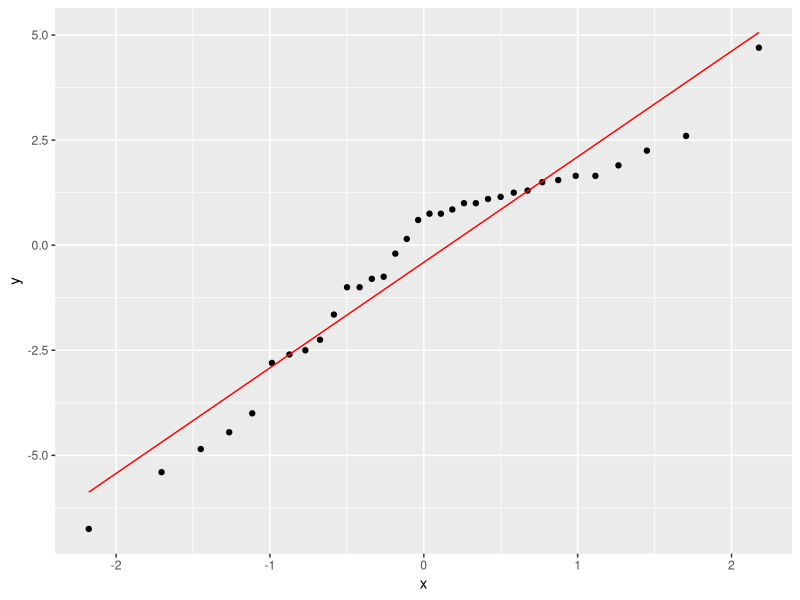

The R source for this figure: (Note: this script raises an error after producing the figure.)
## ---- chunk 1
library(tidyverse); library(knitr); library(ggplot2); library(kableExtra); library(readxl); library(dplyr); library(flextable); library(pbkrtest); library(broom)
Resultatskjema <- read_excel("Gjeldene_analyser/Resultatskjema.xlsx", na = "NA")
Resultatskjema.ITT <- read_excel("Gjeldene_analyser/Resultatskjema_ITT.xlsx", na = "NA")

# analyse intention to treat
itt.wc <- Resultatskjema.ITT %>%
  select(id, group, sex, age, time, wc) %>%
  mutate(time = factor(time, levels = c("pre", "post"),
                       labels = c("Pre", "Post")),
         group = factor(group, levels = c("fls", "kon"),
                        labels = c("Intervensjon", "Kontroll"))) %>% 
  pivot_wider(names_from = time,
              values_from = wc) %>%
  mutate(change.wc.itt = Post - Pre) %>%
  mutate(change.wc.itt.pros = ((Post - Pre) / Pre) * 100) %>%
  group_by(group) %>%
  print()

# sjekker normalfordelingen 
ggplot(itt.wc, aes(sample = change.wc.itt)) + stat_qq() + stat_qq_line(col = "red")

# analyse av endringsscore fra pre til post mellom gruppene
itt.wc.lm <- lm(change.wc.itt ~ group, data = itt.wc)
summary(itt.wc.lm)

# cohens d
cohensD(change.wc.itt ~ group, dat = itt.wc)

# sjekker for kovariat
itt.wc.lm.co. <- lm(change.wc.itt ~ group + sex + Pre, data = itt.wc)
summary(itt.wc.lm.co.)

itt.wc.lm.co.pre <- lm(change.wc.itt ~ group + Pre, data = itt.wc)
summary(itt.wc.lm.co.pre)

itt.wc.lm.co.sex <- lm(change.wc.itt ~ group + sex, data = itt.wc)
summary(itt.wc.lm.co.sex)

# lager et datasett med gjennomsnittsverdier av endring for bruk i graf
mean.itt.wc <- itt.wc %>%
  summarise(mean.wc = mean(change.wc.itt, na.rm = TRUE),
            sd.wc = sd(change.wc.itt, na.rm = TRUE)) %>%
  print()

# lager et datasett for bruk til individuelle verdier i graf (uten dropped out)
dropout.itt.wc <- itt.wc %>%
  filter(id != "tr031 10541") %>%
  filter(id != "tr031 13404") %>%
  filter(id != "tr031 11421") %>%
  filter(id != "tr031 004") %>%
  filter(id != "tr031 008") %>%
  filter(id != "tr031 001") %>%
  filter(id != "tr031 016") %>%
  drop_na() %>%
  print()

# lager graf
figur.wc.itt <- mean.itt.wc %>%
  ggplot(aes(group, mean.wc, group = group)) + geom_boxplot(width = 0.3, fill = "white", colour = "black") + geom_errorbar(aes(ymin = mean.wc - sd.wc, ymax = mean.wc + sd.wc), width = 0.1) + theme_classic() + geom_point(data = dropout.itt.wc, aes(group, change.wc.itt), size = 2, alpha = 0.4) + labs(x = "Gruppe", y = "Endring i midjeomkrets (cm))") + geom_hline(yintercept = 0, linetype = "solid", color = "black") + theme(axis.title = element_text(size = 11), axis.text.x = element_text(size = 10), axis.text.y = element_text(size = 10)) + ylim(-7, 6)

figur.wc.itt

## ---- chunk 2
library(tidyverse); library(knitr); library(ggplot2); library(kableExtra); library(readxl); library(dplyr); library(flextable); library(pbkrtest); library(broom)
Resultatskjema <- read_excel("Resultatskjema.xlsx", na = "NA")

# analyse per protocl 1 treningsøkt per uke

# ordner et datasett for grafisk fremstilling med individuelle endringer fra pre til post i prosent og endringsscore for bruk i statistiske tester
pp.wc <- Resultatskjema %>%
  select(id, sex, group, time, wc) %>%
  filter(id != "tr031 012") %>% 
  filter(id != "tr031 013") %>% 
  filter(id != "tr031 010") %>% 
  filter(id != "tr031 007") %>%
  # fjerner drop out
  filter(id != "tr031 10541") %>%
  filter(id != "tr031 13404") %>%
  filter(id != "tr031 11421") %>%
  filter(id != "tr031 004") %>%
  filter(id != "tr031 008") %>%
  filter(id != "tr031 001") %>%
  filter(id != "tr031 016") %>% 
  mutate(time = factor(time, levels = c("pre", "post"),
                       labels = c("Pre", "Post")),
         group = factor(group, levels = c("fls", "kon"),
                        labels = c("Intervensjon", "Kontroll"))) %>% 
  pivot_wider(names_from = time,
              values_from = wc) %>%
  mutate(change.wc.pp = Post - Pre) %>%
  mutate(change.wc.pp.pros = ((Post - Pre)/ Pre) * 100) %>%
  group_by(group) %>%
  drop_na() %>%
  print()

# sjekker normalfordelingen 
ggplot(pp.wc, aes(sample = change.wc.pp)) + stat_qq() + stat_qq_line(col = "red")

# analyse av endringsscore fra pre til post mellom gruppene
pp.wc.lm <- lm(change.wc.pp ~ group, data = pp.wc)
summary(pp.wc.lm)

# cohens d
cohensD(change.wc.pp ~ group, dat = pp.wc)

# sjekker for kovariat
pp.wc.lm.co <- lm(change.wc.pp ~ group + sex + Pre, data = pp.wc)
summary(pp.wc.lm.co)

pp.wc.lm.co.pre <- lm(change.wc.pp ~ group + Pre, data = pp.wc)
summary(pp.wc.lm.co.pre)

pp.wc.lm.co.sex <- lm(change.wc.pp ~ group + sex + Pre, data = pp.wc)
summary(pp.wc.lm.co.sex)

# lager et datasett med gjennomsnittsverdier av prosentvis endring for bruk i graf
mean.pp.wc <- pp.wc %>%
  summarise(mean.wc.pp = mean(change.wc.pp),
            sd.wc.pp = sd(change.wc.pp)) %>%
  print()

figur.wc.pp <- mean.pp.wc %>%
  ggplot(aes(group, mean.wc.pp, group = group)) + geom_boxplot(width = 0.3, fill = "white", colour = "black") + geom_errorbar(aes(ymin = mean.wc.pp - sd.wc.pp, ymax = mean.wc.pp + sd.wc.pp), width = 0.1) + theme_classic() + geom_point(data = pp.wc, aes(group, change.wc.pp), size = 2, alpha = 0.4) + labs(x = "Gruppe", y = "Endring i midjeomkrets (cm)") + geom_hline(yintercept = 0, linetype = "solid", color = "black") + theme(axis.title = element_text(size = 11), axis.text.x = element_text(size = 10), axis.text.y = element_text(size = 10)) + ylim(-7, 6)

figur.wc.pp
## ---- chunk 3
library(tidyverse); library(knitr); library(ggplot2); library(kableExtra); library(readxl); library(dplyr); library(flextable); library(pbkrtest); library(broom); library(ggsignif)
Resultatskjema <- read_excel("Gjeldene_analyser/Resultatskjema.xlsx", na = "NA")

# analyse per protocl 2 treningsøkter per uke

# ordner et datasett for grafisk fremstilling med individuelle endringer fra pre til post i prosent og endringsscore for bruk i statistiske tester
ppm.wc <- Resultatskjema %>%
  select(id, sex, group, time, wc) %>%
  # filtrerer ut irrelevante datapunkter
  filter(id != "tr031 012") %>% 
  filter(id != "tr031 013") %>% 
  filter(id != "tr031 010") %>% 
  filter(id != "tr031 007") %>% 
  filter(id != "tr031 002") %>% 
  filter(id != "tr031 006") %>% 
  filter(id != "tr031 009") %>% 
  filter(id != "tr031 015") %>%
  filter(id != "tr031 014") %>%
  # fjerner drop out
  filter(id != "tr031 10541") %>%
  filter(id != "tr031 13404") %>%
  filter(id != "tr031 11421") %>%
  filter(id != "tr031 004") %>%
  filter(id != "tr031 008") %>%
  filter(id != "tr031 001") %>%
  filter(id != "tr031 016") %>%
  mutate(time = factor(time, levels = c("pre", "post"),
                       labels = c("Pre", "Post")),
         group = factor(group, levels = c("fls", "kon"),
                        labels = c("Intervensjon", "Kontroll"))) %>% 
  pivot_wider(names_from = time,
              values_from = wc) %>%
  mutate(change.wc.ppm = Post - Pre) %>%
  mutate(change.wc.pros.ppm = ((Post - Pre)/ Pre) * 100) %>%
  group_by(group) %>%
  drop_na() %>%
  print()

# sjekker normalfordelingen 
ggplot(ppm.wc, aes(sample = change.wc.ppm)) + stat_qq() + stat_qq_line(col = "red")

# analyse av endringsscore fra pre til post mellom gruppene
ppm.wc.lm <- lm(change.wc.ppm ~ group, data = ppm.wc)
summary(ppm.wc.lm)

# cohens d
cohensD(change.wc.ppm ~ group, dat = ppm.wc)

# sjekker for kovariat
ppm.wc.lm.co <- lm(change.wc.ppm ~ group + sex + Pre, data = ppm.wc)
summary(ppm.wc.lm.co)

ppm.wc.lm.co.pre <- lm(change.wc.ppm ~ group + Pre, data = ppm.wc)
summary(ppm.wc.lm.co.pre)

ppm.wc.lm.co.sex <- lm(change.wc.ppm ~ group + sex + Pre, data = ppm.wc)
summary(ppm.wc.lm.co.sex)

# lager et datasett med gjennomsnittsverdier av prosentvis endring for bruk i graf
mean.ppm.wc <- ppm.wc %>%
  summarise(mean.wc.ppm = mean(change.wc.ppm, na.rm = TRUE),
            sd.wc.ppm = sd(change.wc.ppm, na.rm = TRUE)) %>%
  print()

figur.wc.ppm <- mean.ppm.wc %>%
  ggplot(aes(group, mean.wc.ppm, group = group)) + geom_boxplot(width = 0.3, fill = "white", colour = "black") + geom_errorbar(aes(ymin = mean.wc.ppm - sd.wc.ppm, ymax = mean.wc.ppm + sd.wc.ppm), width = 0.1) + theme_classic() + geom_point(data = ppm.wc, aes(group, change.wc.ppm), size = 2, alpha = 0.4) + labs(x = "Gruppe", y = "Endring i midjeomkrets (cm)") + geom_hline(yintercept = 0, linetype = "solid", color = "black") + theme(axis.title = element_text(size = 11), axis.text.x = element_text(size = 10), axis.text.y = element_text(size = 10)) + ylim(-7, 6)

figur.wc.ppm
